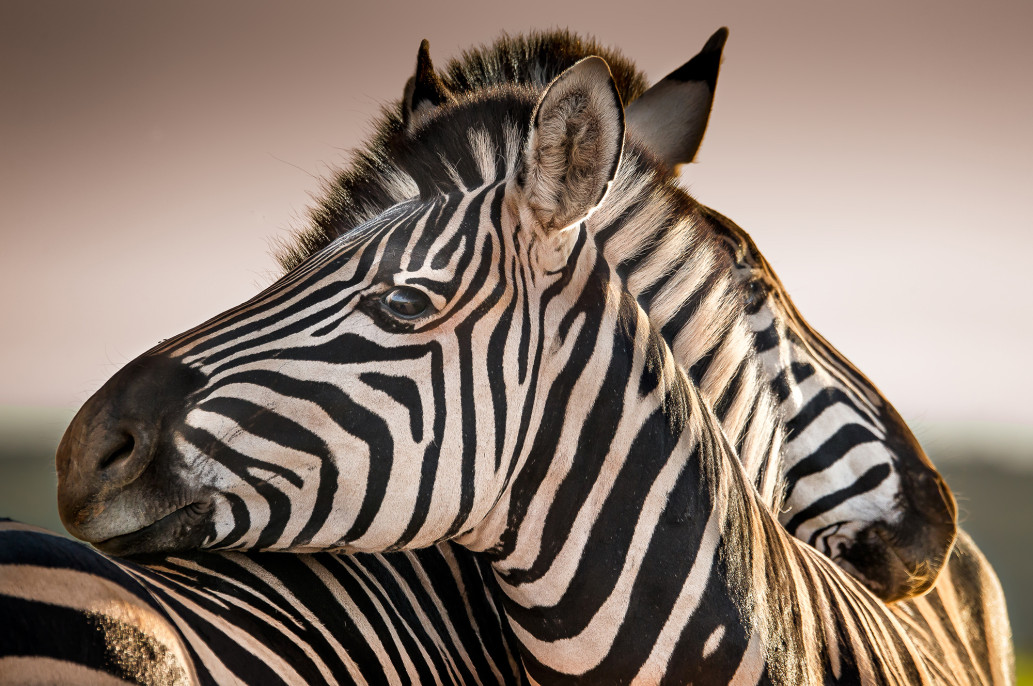
%> input picture edge detection/zebra.jpg, 1033 x 686 px
$ octave phase2.m   (GNU Octave 9; MATLAB toolbox functions it lacks are replaced by stand-ins)
%> lines starting %> are read from the running program, lines starting %| are printed output that depends on the picture; in (x1, y1, x2, y2) boxes, pixels count from 0 and x2, y2 are one past the last pixel; in counts of white or black regions, pixels touching at a corner belong together; the program's own positions count from 1
### edge detection/myimagebinary.m
function Y = myimagebinary(y)
y=rgb2gray(y);
Y=imbinarize(y);
end

### edge detection/phase2.m

%% part a & b
clear all
clc
close all

v=[-1;1;-1;-1;1;1];

w=  [1     0     0     0     0    -1;
-1     1     0     0     0     0;
0    -1     1     0     0     0;
0     0    -1     1     0     0;
0     0     0    -1     1     0;
0     0     0     0    -1     1];

v_dif=w*v;


subplot(211)
plot(v); grid on
title(' vector v');

subplot(212)
stem(v_dif,'linewidth',1.1) ; grid on;
title(' differential of vector v')
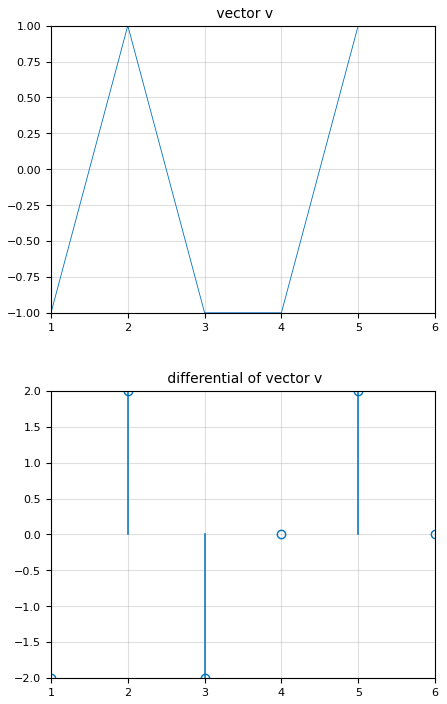
%> figure redrawn from the program's plot data, 2 panels

%% part c
close all
clc

v_p=v+abs(v);
v_dp=logical(v_dif+abs(v_dif));

subplot(211)
imagesc(v');  colormap(gray)
title(' vector v');
subplot(212)
imagesc(v_dp');  colormap(gray)
title(' differential of vector v')
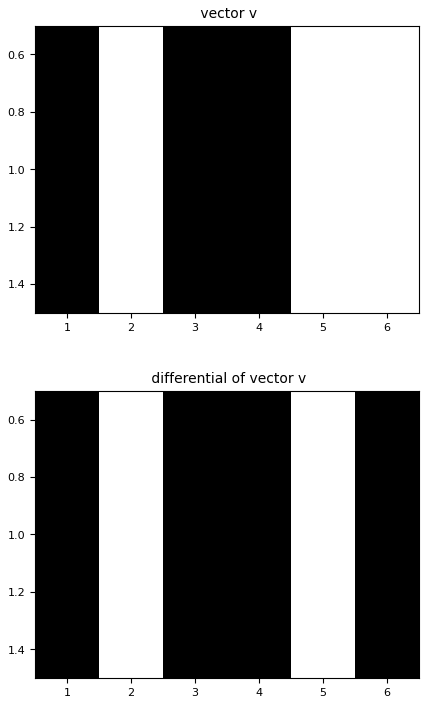
%> figure redrawn from the program's plot data, 2 panels

%%%%%%%%%%%%%%%%%%%%%%%%%%%%%%%%%%%%%%%%%%%%%
%%%%%%%%%%%%%%%%%%%%%%%%%%%%%%%%%%%%%%%%%%%%%
%%%%%%%%%%%%%%%%%%%%%%%%%%%%%%%%%%%%%%%%%%%%%
%% d
clear all
clc
close all

img=imread('zebra.jpg');
%> img is the input picture: size 686x1033x3 uint8; mean R, G, B 137.7, 120.5, 108.8
img_b=myimagebinary(img);
%> in myimagebinary, `Y=imbinarize(y);`:
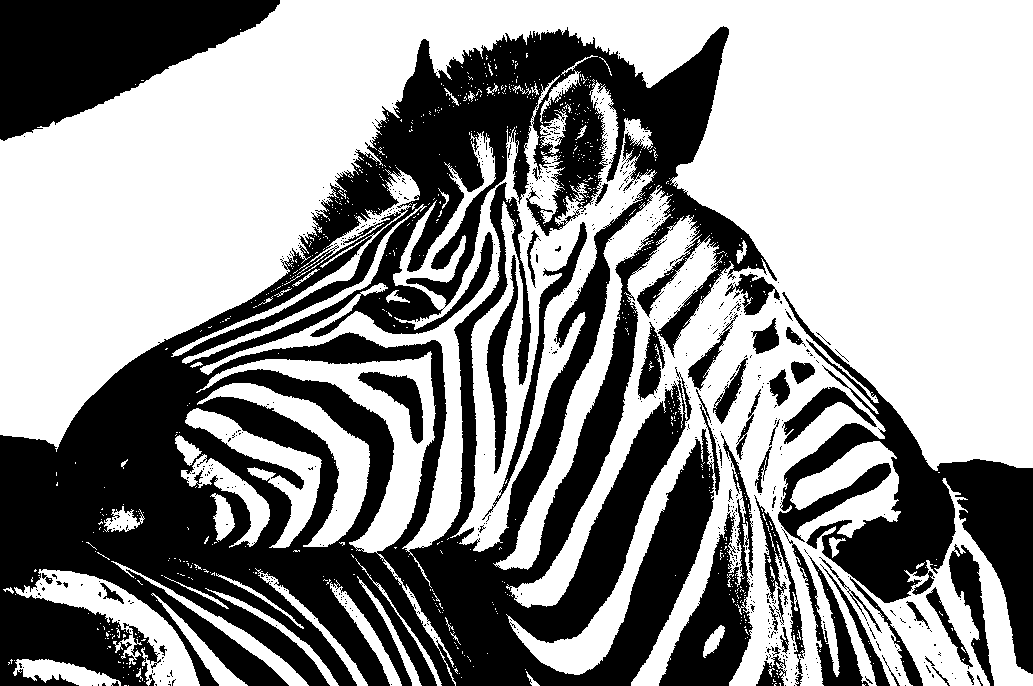
%> Y: size 686x1033 logical; 57.9% white; 661 black regions (613 under 20 px), largest, box (x1, y1, x2, y2) and area: (0, 26, 777, 686) 214386, (778, 292, 1033, 674) 27244, (0, 0, 280, 141) 22847
subplot(121)
imshow(img)
subplot(122)
imshow(img_b)


%% e
close all
clc

[m,n]=size(img_b);
%> m = 686; n = 1033

W1=eye(n); W1(1,end)=-1;
tmp=-eye(n-1); tmp=[tmp; zeros(1,n-1);];
tmp=tmp'; tmp=[zeros(1,n); tmp];
W1=W1+tmp;


horizontal=[];
for i=[1:m]
   s=img_b(i,:);
   s=s';
   s_dif=W1*s;
   s_dif=s_dif';
   horizontal=[horizontal; s_dif];

end
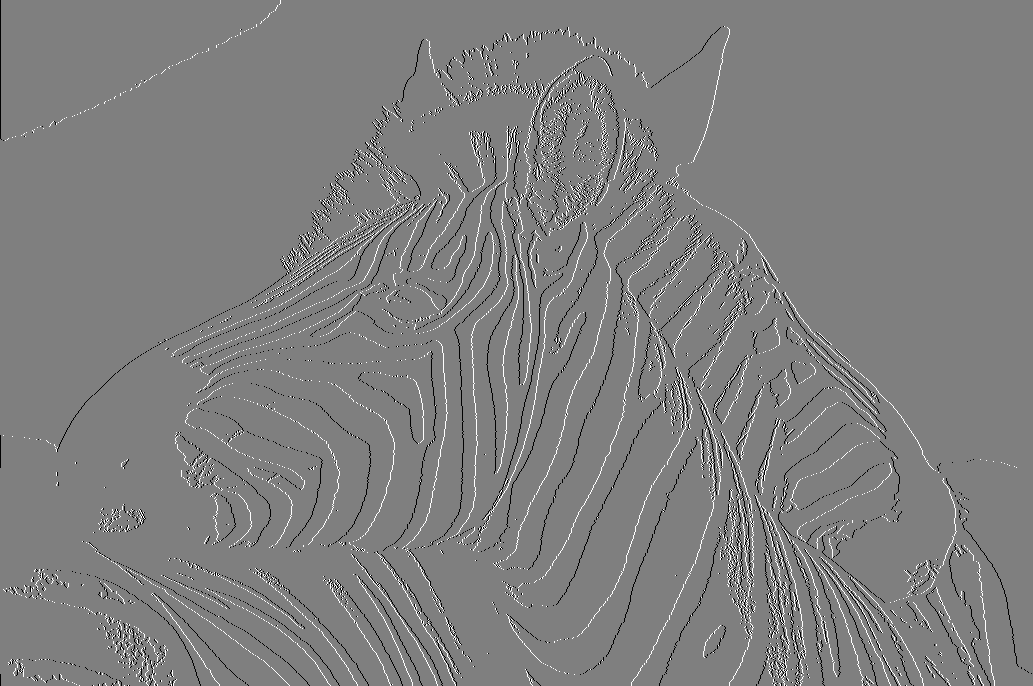
%> horizontal: size 686x1033 double; min -1, max 1, mean 0; drawn with min black and max white

%% f


W2=eye(m); W2(1,end)=-1;
%> after `W2(1,end)=-1`:
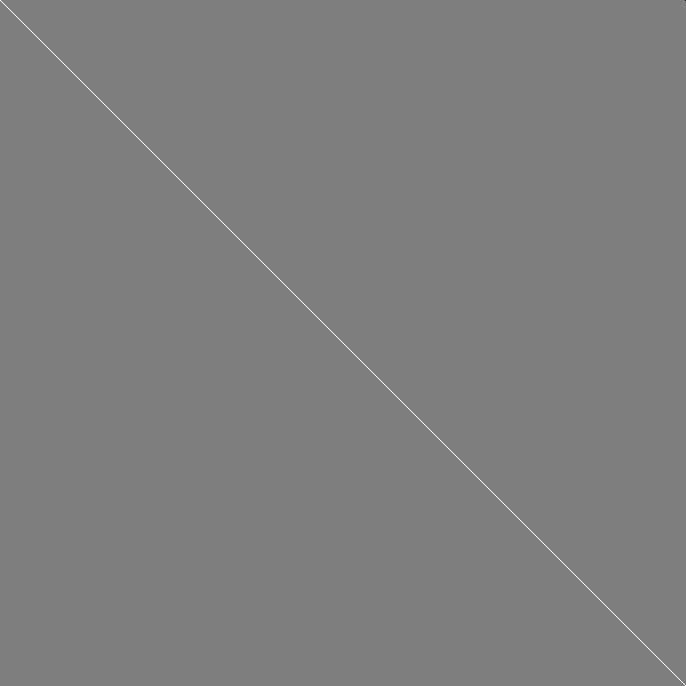
%> W2: size 686x686 double; min -1, max 1, mean 0.00146; drawn with min black and max white
tmp=-eye(m-1); tmp=[tmp; zeros(1,m-1);];
tmp=tmp'; tmp=[zeros(1,m); tmp];
W2=W2+tmp;


vertical=[];
for i=[1:n]
   s=img_b(:,i);
   s_dif=W2*s;
   vertical=[vertical s_dif];
end
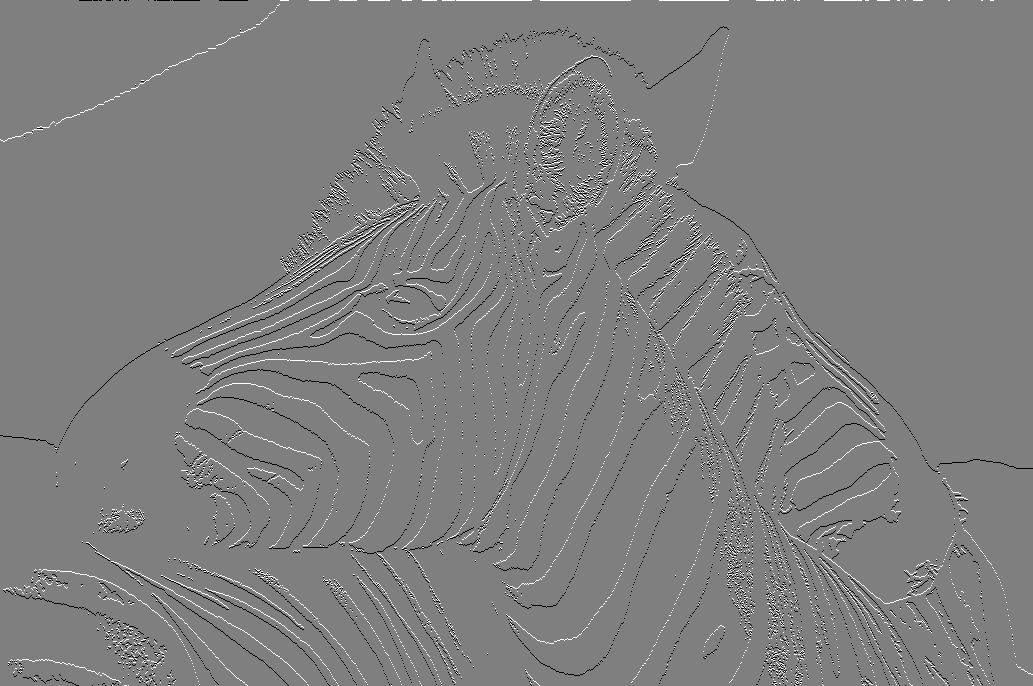
%> vertical: size 686x1033 double; min -1, max 1, mean 0; mean of the top-left, top-right, bottom-left and bottom-right quarters 0.000938, 0.000835, -0.000938, -0.000835; drawn with min black and max white

%% g
close all
edge= sqrt(vertical.^2+horizontal.^2);
imshow(edge)
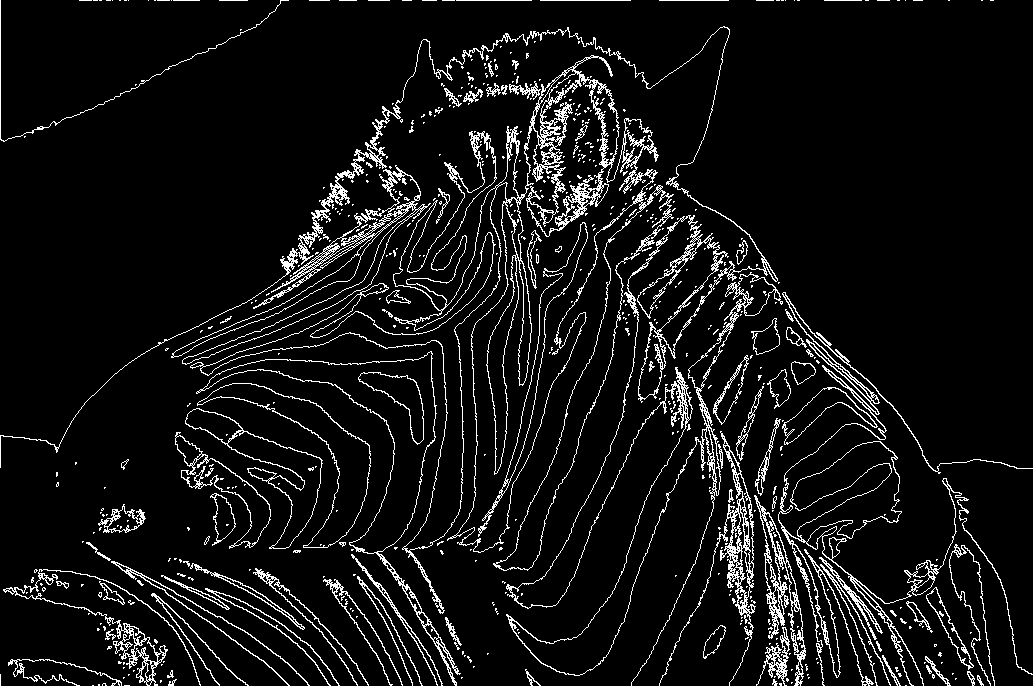
%> displayed picture: size 686x1033, on the screen's scale of 0 to 255; 7.3% white in thin lines or dots
